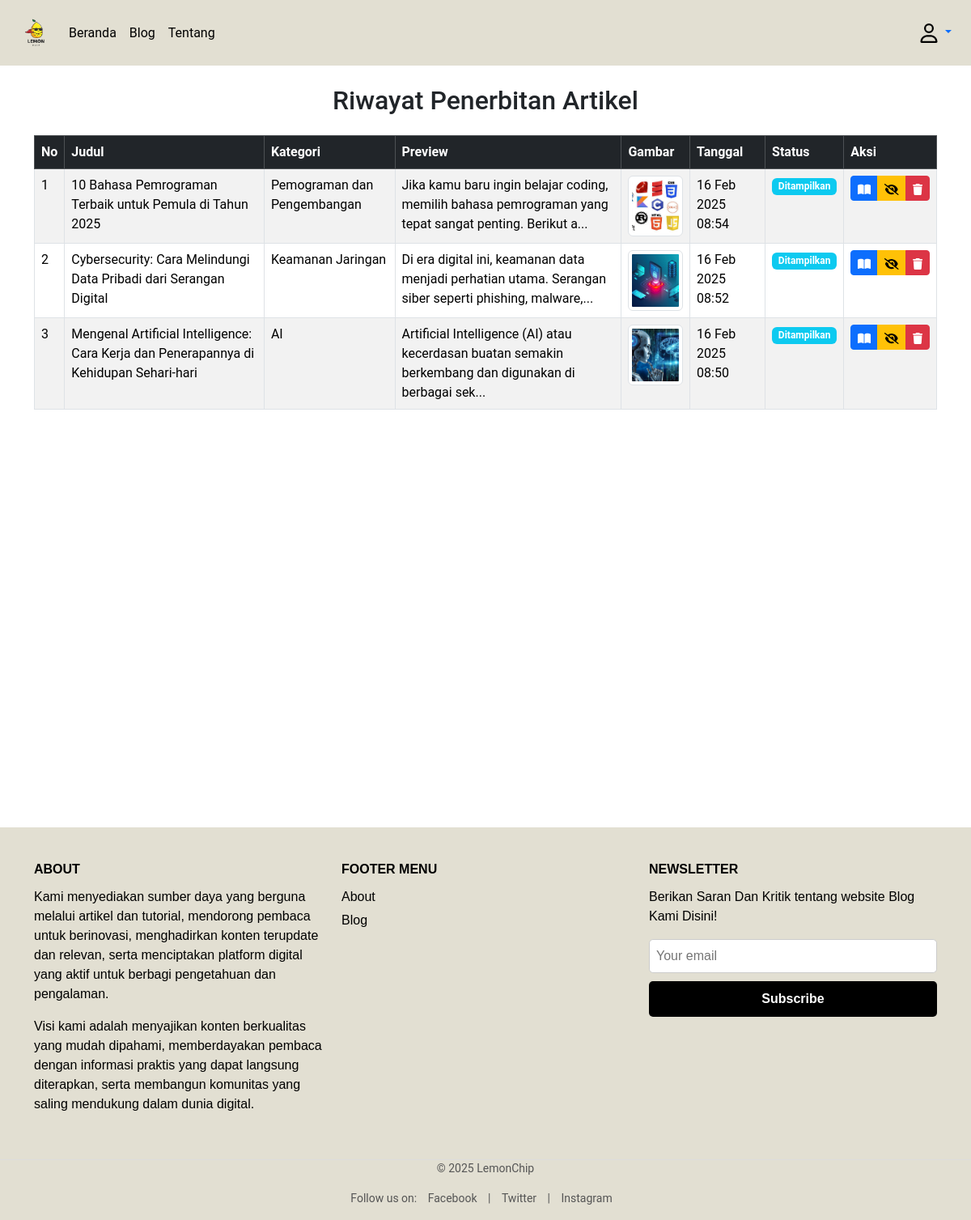
Page /history.php (signed in) on the committed database.
### tables this page shows
CREATE TABLE `artikel` (
  `id` int NOT NULL,
  `judul` varchar(100) NOT NULL,
  `tanggal` datetime NOT NULL,
  `isi` mediumtext NOT NULL,
  `gambar` varchar(50) NOT NULL,
  `UserId` int DEFAULT NULL,
  `status` varchar(20) NOT NULL,
  `category_id` int DEFAULT NULL,
  `keywords` varchar(255) DEFAULT NULL,
  `is_hidden` tinyint(1) DEFAULT '0'
);

CREATE TABLE `categories` (
  `id` int NOT NULL,
  `name` varchar(50) NOT NULL
);

### functions.php (called while the page is built, shortened)
<?php
$conn = mysqli_connect('localhost', 'root', '', 'kpl');
function query($query)
{
  global $conn;
  $result = mysqli_query($conn, $query);
  $rows = [];
  while ($row = mysqli_fetch_assoc($result)) {
    $rows[] = $row;
  }
  return $rows;
}
?>

### history.php (the view, shortened to what this page needs)
<?php require 'functions.php' ?>
<?php
$userId = $_SESSION['UserId'];
$sort = isset($_GET['sort']) ? $_GET['sort'] : 'newest';
$sql = "SELECT artikel.*, categories.name as category_name
        FROM artikel
        LEFT JOIN categories ON artikel.category_id = categories.id
        WHERE artikel.UserId = ?";
switch ($sort) {
    default:
        $sql .= " ORDER BY artikel.tanggal DESC";
}
$stmt = $conn->prepare($sql);
$stmt->bind_param("i", $userId);
$stmt->execute();
$result = $stmt->get_result();
$categories = query("SELECT * FROM categories ORDER BY name ASC");
?>
<?php require("views/partials/header.php") ?>
<div class="container mt-4">
    <h2 class="text-center mb-4">Riwayat Penerbitan Artikel</h2>
    <div class="table-responsive">
        <table class="table table-striped table-bordered">
            <thead class="table-dark">
                <tr>
                    <th>No</th>
                    <th>Judul</th>
                    <th>Kategori</th>
                    <th>Preview</th>
                    <th>Gambar</th>
                    <th>Tanggal</th>
                    <th>Status</th>
                    <th>Aksi</th>
                </tr>
            </thead>
            <tbody>
                <?php
                $no = 1;
                if ($result->num_rows > 0):
                    while ($row = $result->fetch_assoc()):
                        ?>
                        <tr>
                            <td><?= $no++ ?></td>
                            <td><?= htmlspecialchars($row['judul']) ?></td>
                            <td><?= htmlspecialchars($row['category_name'] ?? 'Tidak Berkategori') ?></td>
                            <td><?= htmlspecialchars(substr($row['isi'], 0, 100)) ?>...</td>
                            <td>
                                <img src="img/<?= htmlspecialchars($row['gambar']) ?>"
                                    alt="<?= htmlspecialchars($row['judul']) ?>"
                                    style="width: 100px; height: 75px; object-fit: cover;" class="img-thumbnail">
                            </td>
                            <td><?= date('d M Y H:i', strtotime($row['tanggal'])) ?></td>
                            <td>
                                <span class="badge <?= $row['is_hidden'] ? 'bg-danger' : 'bg-info' ?>">
                                    <?= $row['is_hidden'] ? 'Disembunyikan' : 'Ditampilkan' ?>
                                </span>
                            </td>
                            <td>
                                <div class="btn-group">
                                    <a href="detail.php?id=<?= $row['id'] ?>" class="btn btn-sm btn-primary"
                                        title="Lihat Detail">
                                    </a>
                                    <?php if (!$row['is_hidden']): ?>
                                        <a href="updateStatus.php?action=hide&id=<?= $row['id'] ?>" class="btn btn-sm btn-warning"
                                            title="Sembunyikan Artikel"
                                            onclick="return confirm('Yakin ingin menyembunyikan artikel ini?')">
                                        </a>
                                    <?php endif; ?>
                                    <button type="button" class="btn btn-sm btn-danger" data-bs-toggle="modal"
                                        data-bs-target="#deleteModal<?= $row['id'] ?>" title="Hapus Artikel">
                                    </button>
                                </div>
                            </td>
                        </tr>
                        <?php
                    endwhile;
                else:
                    ?>
                    <tr>
                        <td colspan="9" class="text-center">Tidak ada riwayat penerbitan.</td>
                    </tr>
                <?php endif; ?>
            </tbody>
        </table>
    </div>
</div>
<?php require("views/partials/footer.php") ?>

### views/partials/header.php (style rules this page uses)
body { font-family: 'Roboto', sans-serif; min-height: 100vh; display: flex; flex-direction: column; }
.container { flex: 1; }

### rows in the picture
artikel: judul "10 Bahasa Pemrograman Terbaik untuk Pemula di Tahun 2025", category.name "Pemograman dan Pengembangan", isi "Jika kamu baru ingin belajar coding, memilih bahasa pemrograman yang tepat sangat penting. Berikut a", gambar (picture), tanggal "16 Feb 2025 08:54", is_hidden "Ditampilkan"
artikel: judul "Cybersecurity: Cara Melindungi Data Pribadi dari Serangan Digital", category.name "Keamanan Jaringan", isi "Di era digital ini, keamanan data menjadi perhatian utama. Serangan siber seperti phishing, malware,", gambar (picture), tanggal "16 Feb 2025 08:52", is_hidden "Ditampilkan"
artikel: judul "Mengenal Artificial Intelligence: Cara Kerja dan Penerapannya di Kehidupan Sehari-hari", category.name "AI", isi "Artificial Intelligence (AI) atau kecerdasan buatan semakin berkembang dan digunakan di berbagai sek", gambar (picture), tanggal "16 Feb 2025 08:50", is_hidden "Ditampilkan"
